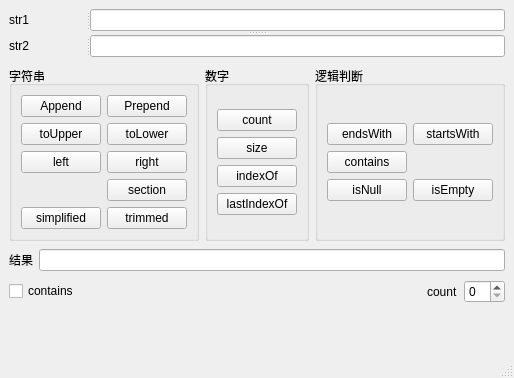
<?xml version="1.0" encoding="UTF-8"?>
<ui version="4.0">
 <class>MainWindow</class>
 <widget class="QMainWindow" name="MainWindow">
  <property name="geometry">
   <rect>
    <x>0</x>
    <y>0</y>
    <width>499</width>
    <height>378</height>
   </rect>
  </property>
  <property name="windowTitle">
   <string>QString常用功能</string>
  </property>
  <property name="toolTip">
   <string/>
  </property>
  <widget class="QWidget" name="centralwidget">
   <layout class="QGridLayout" name="gridLayout_6">
    <item row="0" column="0">
     <layout class="QVBoxLayout" name="verticalLayout_2">
      <item>
       <layout class="QHBoxLayout" name="horizontalLayout">
        <item>
         <widget class="QSplitter" name="splitter_3">
          <property name="orientation">
           <enum>Qt::Vertical</enum>
          </property>
          <widget class="QSplitter" name="splitter">
           <property name="orientation">
            <enum>Qt::Horizontal</enum>
           </property>
           <widget class="QLabel" name="label">
            <property name="text">
             <string>str1</string>
            </property>
           </widget>
           <widget class="QLineEdit" name="m_lineEdit_str1"/>
          </widget>
          <widget class="QSplitter" name="splitter_2">
           <property name="orientation">
            <enum>Qt::Horizontal</enum>
           </property>
           <widget class="QLabel" name="label_2">
            <property name="text">
             <string>str2</string>
            </property>
           </widget>
           <widget class="QLineEdit" name="m_lineEdit_str2"/>
          </widget>
         </widget>
        </item>
       </layout>
      </item>
      <item>
       <spacer name="verticalSpacer_3">
        <property name="orientation">
         <enum>Qt::Vertical</enum>
        </property>
        <property name="sizeHint" stdset="0">
         <size>
          <width>20</width>
          <height>40</height>
         </size>
        </property>
       </spacer>
      </item>
      <item>
       <layout class="QHBoxLayout" name="horizontalLayout_5">
        <item>
         <widget class="QGroupBox" name="groupBox">
          <property name="title">
           <string>字符串</string>
          </property>
          <layout class="QGridLayout" name="gridLayout_2">
           <item row="0" column="0">
            <layout class="QGridLayout" name="gridLayout">
             <item row="5" column="1">
              <widget class="QPushButton" name="m_pushButton_trimmed">
               <property name="text">
                <string>trimmed</string>
               </property>
              </widget>
             </item>
             <item row="3" column="1">
              <widget class="QPushButton" name="m_pushButton_right">
               <property name="text">
                <string>right</string>
               </property>
              </widget>
             </item>
             <item row="3" column="0">
              <widget class="QPushButton" name="m_pushButton_left">
               <property name="text">
                <string>left</string>
               </property>
              </widget>
             </item>
             <item row="1" column="0">
              <widget class="QPushButton" name="m_pushButton_toUpper">
               <property name="text">
                <string>toUpper</string>
               </property>
              </widget>
             </item>
             <item row="4" column="1">
              <widget class="QPushButton" name="m_pushButton_section">
               <property name="text">
                <string>section</string>
               </property>
              </widget>
             </item>
             <item row="0" column="1">
              <widget class="QPushButton" name="m_pushButton_Prepend">
               <property name="text">
                <string>Prepend</string>
               </property>
              </widget>
             </item>
             <item row="5" column="0">
              <widget class="QPushButton" name="m_pushButton_simplified">
               <property name="text">
                <string>simplified</string>
               </property>
              </widget>
             </item>
             <item row="1" column="1">
              <widget class="QPushButton" name="m_pushButton_toLower">
               <property name="text">
                <string>toLower</string>
               </property>
              </widget>
             </item>
             <item row="0" column="0">
              <widget class="QPushButton" name="m_pushButton_Append">
               <property name="text">
                <string>Append</string>
               </property>
              </widget>
             </item>
            </layout>
           </item>
          </layout>
         </widget>
        </item>
        <item>
         <spacer name="horizontalSpacer_2">
          <property name="orientation">
           <enum>Qt::Horizontal</enum>
          </property>
          <property name="sizeHint" stdset="0">
           <size>
            <width>40</width>
            <height>20</height>
           </size>
          </property>
         </spacer>
        </item>
        <item>
         <widget class="QGroupBox" name="groupBox_2">
          <property name="title">
           <string>数字</string>
          </property>
          <layout class="QGridLayout" name="gridLayout_3">
           <item row="0" column="0">
            <layout class="QVBoxLayout" name="verticalLayout">
             <item>
              <widget class="QPushButton" name="m_pushButton_count">
               <property name="text">
                <string>count</string>
               </property>
              </widget>
             </item>
             <item>
              <widget class="QPushButton" name="m_pushButton_size">
               <property name="text">
                <string>size</string>
               </property>
              </widget>
             </item>
             <item>
              <widget class="QPushButton" name="m_pushButton_indexOf">
               <property name="text">
                <string>indexOf</string>
               </property>
              </widget>
             </item>
             <item>
              <widget class="QPushButton" name="m_pushButton_lastIndexOf">
               <property name="text">
                <string>lastIndexOf</string>
               </property>
              </widget>
             </item>
            </layout>
           </item>
          </layout>
         </widget>
        </item>
        <item>
         <spacer name="horizontalSpacer_3">
          <property name="orientation">
           <enum>Qt::Horizontal</enum>
          </property>
          <property name="sizeHint" stdset="0">
           <size>
            <width>40</width>
            <height>20</height>
           </size>
          </property>
         </spacer>
        </item>
        <item>
         <widget class="QGroupBox" name="groupBox_3">
          <property name="title">
           <string>逻辑判断</string>
          </property>
          <layout class="QGridLayout" name="gridLayout_5">
           <item row="0" column="0">
            <layout class="QGridLayout" name="gridLayout_4">
             <item row="0" column="0">
              <widget class="QPushButton" name="m_pushButton_endsWith">
               <property name="text">
                <string>endsWith</string>
               </property>
              </widget>
             </item>
             <item row="0" column="1">
              <widget class="QPushButton" name="m_pushButton_startsWith">
               <property name="text">
                <string>startsWith</string>
               </property>
              </widget>
             </item>
             <item row="1" column="0">
              <widget class="QPushButton" name="m_pushButton_contains">
               <property name="text">
                <string>contains</string>
               </property>
              </widget>
             </item>
             <item row="2" column="0">
              <widget class="QPushButton" name="m_pushButton_isNull">
               <property name="text">
                <string>isNull</string>
               </property>
              </widget>
             </item>
             <item row="2" column="1">
              <widget class="QPushButton" name="m_pushButton_isEmpty">
               <property name="text">
                <string>isEmpty</string>
               </property>
              </widget>
             </item>
            </layout>
           </item>
          </layout>
         </widget>
        </item>
       </layout>
      </item>
      <item>
       <spacer name="verticalSpacer_2">
        <property name="orientation">
         <enum>Qt::Vertical</enum>
        </property>
        <property name="sizeHint" stdset="0">
         <size>
          <width>20</width>
          <height>40</height>
         </size>
        </property>
       </spacer>
      </item>
      <item>
       <layout class="QHBoxLayout" name="horizontalLayout_2">
        <item>
         <widget class="QLabel" name="label_3">
          <property name="text">
           <string>结果</string>
          </property>
         </widget>
        </item>
        <item>
         <widget class="QLineEdit" name="m_lineEdit_results"/>
        </item>
       </layout>
      </item>
      <item>
       <spacer name="verticalSpacer">
        <property name="orientation">
         <enum>Qt::Vertical</enum>
        </property>
        <property name="sizeHint" stdset="0">
         <size>
          <width>20</width>
          <height>40</height>
         </size>
        </property>
       </spacer>
      </item>
      <item>
       <layout class="QHBoxLayout" name="horizontalLayout_4">
        <item>
         <widget class="QCheckBox" name="m_checkBox_contains">
          <property name="text">
           <string>contains</string>
          </property>
         </widget>
        </item>
        <item>
         <spacer name="horizontalSpacer">
          <property name="orientation">
           <enum>Qt::Horizontal</enum>
          </property>
          <property name="sizeHint" stdset="0">
           <size>
            <width>40</width>
            <height>20</height>
           </size>
          </property>
         </spacer>
        </item>
        <item>
         <layout class="QHBoxLayout" name="horizontalLayout_3">
          <item>
           <widget class="QLabel" name="label_4">
            <property name="text">
             <string>count</string>
            </property>
           </widget>
          </item>
          <item>
           <widget class="QSpinBox" name="m_spinBox_count"/>
          </item>
         </layout>
        </item>
       </layout>
      </item>
      <item>
       <spacer name="verticalSpacer_4">
        <property name="orientation">
         <enum>Qt::Vertical</enum>
        </property>
        <property name="sizeHint" stdset="0">
         <size>
          <width>20</width>
          <height>81</height>
         </size>
        </property>
       </spacer>
      </item>
     </layout>
    </item>
   </layout>
  </widget>
  <widget class="QMenuBar" name="menubar">
   <property name="geometry">
    <rect>
     <x>0</x>
     <y>0</y>
     <width>499</width>
     <height>21</height>
    </rect>
   </property>
  </widget>
  <widget class="QStatusBar" name="statusbar"/>
 </widget>
 <resources/>
 <connections/>
</ui>
